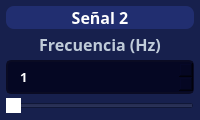
                          <widget class="QFrame" name="frame_8">
                           <property name="sizePolicy">
                            <sizepolicy hsizetype="Preferred" vsizetype="Fixed">
                             <horstretch>0</horstretch>
                             <verstretch>0</verstretch>
                            </sizepolicy>
                           </property>
                           <property name="minimumSize">
                            <size>
                             <width>0</width>
                             <height>120</height>
                            </size>
                           </property>
                           <property name="maximumSize">
                            <size>
                             <width>16777215</width>
                             <height>150</height>
                            </size>
                           </property>
                           <property name="styleSheet">
                            <string notr="true">background-color: rgb(23, 32, 77);
border-radius: 5px;</string>
                           </property>
                           <property name="frameShape">
                            <enum>QFrame::StyledPanel</enum>
                           </property>
                           <property name="frameShadow">
                            <enum>QFrame::Raised</enum>
                           </property>
                           <layout class="QVBoxLayout" name="verticalLayout_19">
                            <property name="spacing">
                             <number>4</number>
                            </property>
                            <property name="leftMargin">
                             <number>6</number>
                            </property>
                            <property name="topMargin">
                             <number>6</number>
                            </property>
                            <property name="rightMargin">
                             <number>6</number>
                            </property>
                            <property name="bottomMargin">
                             <number>6</number>
                            </property>
                            <item>
                             <widget class="QLabel" name="label_top_info_9">
                              <property name="minimumSize">
                               <size>
                                <width>0</width>
                                <height>20</height>
                               </size>
                              </property>
                              <property name="maximumSize">
                               <size>
                                <width>16777215</width>
                                <height>25</height>
                               </size>
                              </property>
                              <property name="font">
                               <font>
                                <family>Satoshi Black</family>
                                <pointsize>12</pointsize>
                                <weight>75</weight>
                                <bold>true</bold>
                               </font>
                              </property>
                              <property name="styleSheet">
                               <string notr="true">QLabel{
	background-color: rgb(33, 46, 112);
	border: 0px solid ;
	border-radius: 8px;
color: white;
}</string>
                              </property>
                              <property name="text">
                               <string>Señal 2</string>
                              </property>
                              <property name="alignment">
                               <set>Qt::AlignCenter</set>
                              </property>
                             </widget>
                            </item>
                            <item>
                             <widget class="QLabel" name="label_top_info_10">
                              <property name="minimumSize">
                               <size>
                                <width>0</width>
                                <height>20</height>
                               </size>
                              </property>
                              <property name="maximumSize">
                               <size>
                                <width>16777215</width>
                                <height>30</height>
                               </size>
                              </property>
                              <property name="font">
                               <font>
                                <family>Satoshi</family>
                                <pointsize>12</pointsize>
                                <weight>75</weight>
                                <bold>true</bold>
                               </font>
                              </property>
                              <property name="styleSheet">
                               <string notr="true">color: rgb(191, 203, 217)</string>
                              </property>
                              <property name="text">
                               <string>Frecuencia (Hz)</string>
                              </property>
                              <property name="alignment">
                               <set>Qt::AlignCenter</set>
                              </property>
                             </widget>
                            </item>
                            <item>
                             <widget class="QFrame" name="frame_29">
                              <property name="maximumSize">
                               <size>
                                <width>300</width>
                                <height>50</height>
                               </size>
                              </property>
                              <property name="frameShape">
                               <enum>QFrame::StyledPanel</enum>
                              </property>
                              <property name="frameShadow">
                               <enum>QFrame::Raised</enum>
                              </property>
                              <layout class="QHBoxLayout" name="horizontalLayout_25">
                               <property name="spacing">
                                <number>4</number>
                               </property>
                               <property name="leftMargin">
                                <number>0</number>
                               </property>
                               <property name="topMargin">
                                <number>0</number>
                               </property>
                               <property name="rightMargin">
                                <number>0</number>
                               </property>
                               <property name="bottomMargin">
                                <number>0</number>
                               </property>
                               <item>
                                <widget class="QSpinBox" name="carrierFreqInputASK_3">
                                 <property name="minimumSize">
                                  <size>
                                   <width>0</width>
                                   <height>25</height>
                                  </size>
                                 </property>
                                 <property name="font">
                                  <font>
                                   <family>Satoshi</family>
                                   <pointsize>10</pointsize>
                                   <weight>75</weight>
                                   <bold>true</bold>
                                  </font>
                                 </property>
                                 <property name="toolTip">
                                  <string/>
                                 </property>
                                 <property name="styleSheet">
                                  <string notr="true">QSpinBox{
	background-color: rgb(5, 7, 35);
	border-radius: 5px;
	border: 2px solid rgb(10, 11, 35);
	padding: 5px;
	padding-left: 10px;
color: white;
}
QSpinBox:hover{
	border: 2px solid rgb(0, 0, 127)
}
QSpinBox QAbstractItemView {
	color: rgb(85, 170, 255);	
	background-color: rgb(27, 29, 35);
	padding: 10px;
	selection-background-color: rgb(27, 29, 35);
}
/*
rgb(27, 29, 35);
rgb(13, 9, 59)
*/

QSpinBox::up-button{
	width: 25px; 
	border-left-width: 3px;
	border-left-color: rgba(39, 44, 54, 150);
	border-left-style: solid;
	border-top-right-radius: 3px;
	border-bottom-right-radius: 3px;	
	background-image: url(:/16x16/icons/16x16/cil-arrow-top.png);
	background-position: center;
	background-repeat: no-reperat;
}

QSpinBox::up-button:hover{
	background-color: rgb(80, 80, 80)
}

QSpinBox::down-button:hover{
	background-color: rgb(80, 80, 80)
}

QSpinBox::down-button{
	width: 25px; 
	border-left-width: 3px;
	border-left-color: rgba(39, 44, 54, 150);
	border-left-style: solid;
	border-top-right-radius: 3px;
	border-bottom-right-radius: 3px;	
	background-image: url(:/16x16/icons/16x16/cil-arrow-bottom.png);
	background-position: center;
	background-repeat: no-reperat;
}</string>
                                 </property>
                                 <property name="minimum">
                                  <number>1</number>
                                 </property>
                                 <property name="maximum">
                                  <number>200</number>
                                 </property>
                                </widget>
                               </item>
                              </layout>
                             </widget>
                            </item>
                            <item>
                             <widget class="QFrame" name="frame_30">
                              <property name="maximumSize">
                               <size>
                                <width>300</width>
                                <height>50</height>
                               </size>
                              </property>
                              <property name="frameShape">
                               <enum>QFrame::StyledPanel</enum>
                              </property>
                              <property name="frameShadow">
                               <enum>QFrame::Raised</enum>
                              </property>
                              <layout class="QHBoxLayout" name="horizontalLayout_26">
                               <property name="spacing">
                                <number>4</number>
                               </property>
                               <property name="leftMargin">
                                <number>0</number>
                               </property>
                               <property name="topMargin">
                                <number>0</number>
                               </property>
                               <property name="rightMargin">
                                <number>0</number>
                               </property>
                               <property name="bottomMargin">
                                <number>0</number>
                               </property>
                               <item>
                                <widget class="QSlider" name="sliderASK_3">
                                 <property name="styleSheet">
                                  <string notr="true">QSlider::handle:horizontal{
	background: rgb(255, 255, 255);
}</string>
                                 </property>
                                 <property name="minimum">
                                  <number>1</number>
                                 </property>
                                 <property name="maximum">
                                  <number>200</number>
                                 </property>
                                 <property name="tracking">
                                  <bool>false</bool>
                                 </property>
                                 <property name="orientation">
                                  <enum>Qt::Horizontal</enum>
                                 </property>
                                 <property name="tickPosition">
                                  <enum>QSlider::NoTicks</enum>
                                 </property>
                                </widget>
                               </item>
                              </layout>
                             </widget>
                            </item>
                           </layout>
                          </widget>
